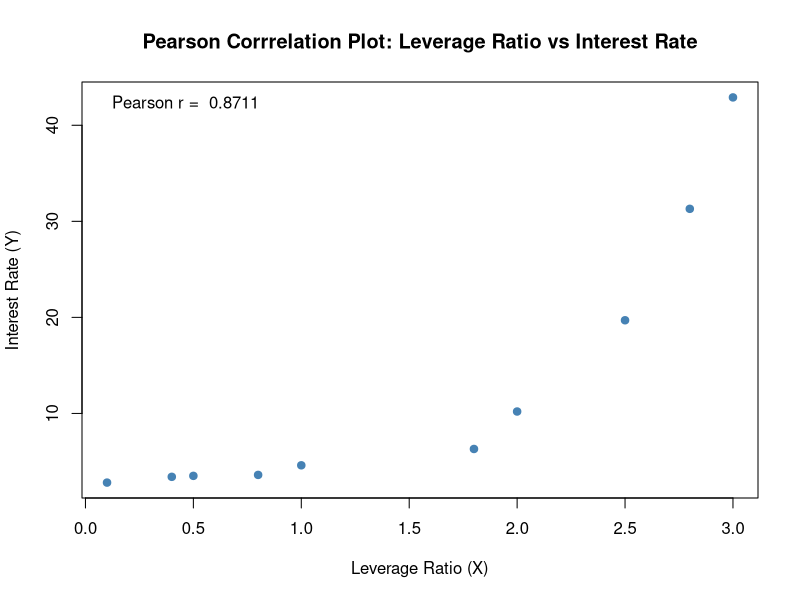
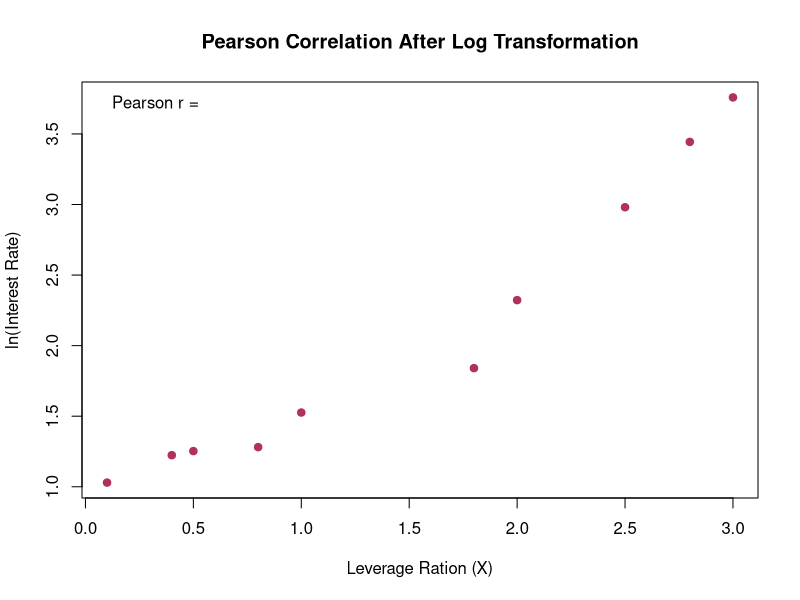
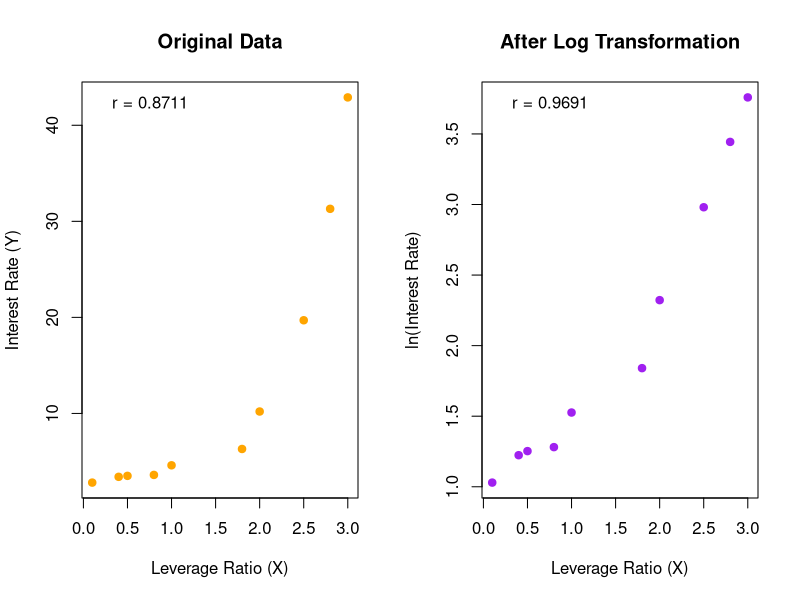

Here is the R script that generated these plots, in order:
#=============================================================
# 1. Manage the data
#=============================================================

#Enter the data
leverage<-c(0.1,0.4,0.5,0.8,1.0,1.8,2.0,2.5,2.8,3.0)
interest_rate<-c(2.8,3.4,3.5,3.6,4.6,6.3,10.2,19.7,31.3,42.9)

#Combine the data into a data frame
data<-data.frame(leverage,interest_rate)

#Display the original data
print(data)
View(data)

#Save the dataset as a CSV file
write.csv(data,"leverage_interest.csv",row.names=FALSE)


#=============================================================
# 2. Original data
#=============================================================


#Calculate Pearson correlation for original data
r_original<-cor(leverage,interest_rate,method="pearson")

#Try this>Print result but with name on it: use cat("The value of x is =",x ). cat=concatenate
cat("Pearson correlation (original data) =",round(r_original, 4), "\n")

#Scatter plot of original data
plot(leverage,interest_rate,
     main="Pearson Corrrelation Plot: Leverage Ratio vs Interest Rate",
     xlab="Leverage Ratio (X)",
     ylab="Interest Rate (Y)",
     pch=19,
     col="steelblue")

legend("topleft",legend=paste("Pearson r = " ,round(r_original,4)),bty="n")


#=============================================================
# 3. Transform data
#=============================================================

#Apply natural logarithm transformation to Y
ln_interest_rate<-log(interest_rate)

#Add tansformed data to the data frame above: data$column_name<-value
data$ln_interest_rate<-ln_interest_rate

#Display transformed data
print(data)

#Calculate Pearson correlation after transformation
r_transformed<-cor(leverage,ln_interest_rate,method="pearson")

cat("Pearson correlation (after log transformation) = ",round(r_transformed,4),"\n")

#Scatter plot after log transformation
plot(leverage,ln_interest_rate,
     main="Pearson Correlation After Log Transformation",
     xlab="Leverage Ration (X)",
     ylab="ln(Interest Rate)",
     pch=19,
     col="maroon")

legend("topleft",legend=paste("Pearson r = "),round(r_transformed,4),bty="n")


#Compare the correlation coefficient in a table
comparison <- data.frame(
  Method = c("Original Data", "After Log Transformation"),
  Pearson_Correlation = c(
    round(r_original, 4),
    round(r_transformed, 4)
  )
)

print(comparison)

#Display both scatter plots side by side
par(mfrow = c(1, 2))

plot(leverage, interest_rate,
     main = "Original Data",
     xlab = "Leverage Ratio (X)",
     ylab = "Interest Rate (Y)",
     pch = 19,
     col = "orange")

legend("topleft",
       legend = paste("r =", round(r_original, 4)),
       bty = "n")

plot(leverage, ln_interest_rate,
     main = "After Log Transformation",
     xlab = "Leverage Ratio (X)",
     ylab = "ln(Interest Rate)",
     pch = 19,
     col = "purple")

legend("topleft",
       legend = paste("r =", round(r_transformed, 4)),
       bty = "n")

# Reset plotting layout
par(mfrow = c(1, 1))
